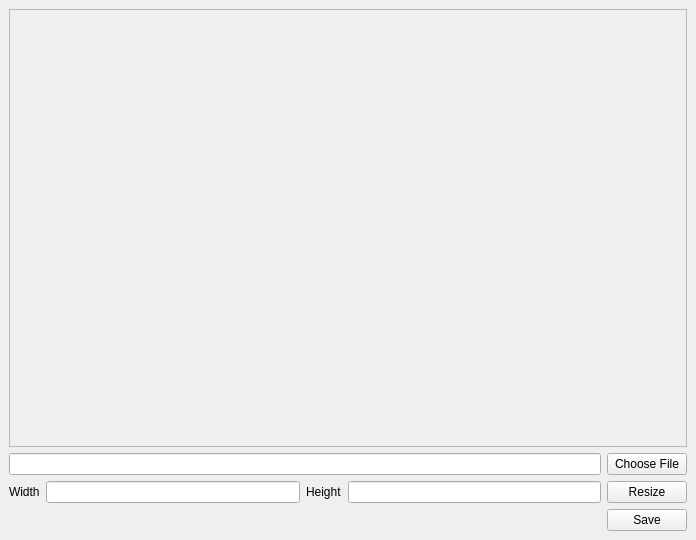
<?xml version="1.0" encoding="UTF-8"?>
<ui version="4.0">
 <class>MainWindow</class>
 <widget class="QMainWindow" name="MainWindow">
  <property name="geometry">
   <rect>
    <x>0</x>
    <y>0</y>
    <width>696</width>
    <height>540</height>
   </rect>
  </property>
  <property name="windowTitle">
   <string>Image Resizer</string>
  </property>
  <widget class="QWidget" name="centralwidget">
   <layout class="QGridLayout" name="gridLayout">
    <item row="3" column="2">
     <widget class="QLabel" name="labelAltura">
      <property name="text">
       <string>Height</string>
      </property>
     </widget>
    </item>
    <item row="3" column="3">
     <widget class="QLineEdit" name="inputAltura"/>
    </item>
    <item row="3" column="0">
     <widget class="QLabel" name="labelLargura">
      <property name="text">
       <string>Width</string>
      </property>
     </widget>
    </item>
    <item row="3" column="4">
     <widget class="QPushButton" name="btnRedimensionar">
      <property name="text">
       <string>Resize</string>
      </property>
     </widget>
    </item>
    <item row="3" column="1">
     <widget class="QLineEdit" name="inputLargura"/>
    </item>
    <item row="4" column="4">
     <widget class="QPushButton" name="btnSalvar">
      <property name="text">
       <string>Save</string>
      </property>
     </widget>
    </item>
    <item row="0" column="0" colspan="5">
     <widget class="QScrollArea" name="scrollArea">
      <property name="widgetResizable">
       <bool>true</bool>
      </property>
      <widget class="QWidget" name="scrollAreaWidgetContents">
       <property name="geometry">
        <rect>
         <x>0</x>
         <y>0</y>
         <width>672</width>
         <height>411</height>
        </rect>
       </property>
       <layout class="QGridLayout" name="gridLayout_2">
        <item row="0" column="0">
         <widget class="QLabel" name="labelImg">
          <property name="text">
           <string/>
          </property>
         </widget>
        </item>
       </layout>
      </widget>
     </widget>
    </item>
    <item row="2" column="4">
     <widget class="QPushButton" name="btnEscolherArquivo">
      <property name="text">
       <string>Choose File</string>
      </property>
     </widget>
    </item>
    <item row="2" column="0" colspan="4">
     <widget class="QLineEdit" name="inputAbrirArquivo"/>
    </item>
   </layout>
  </widget>
 </widget>
 <resources/>
 <connections/>
</ui>
